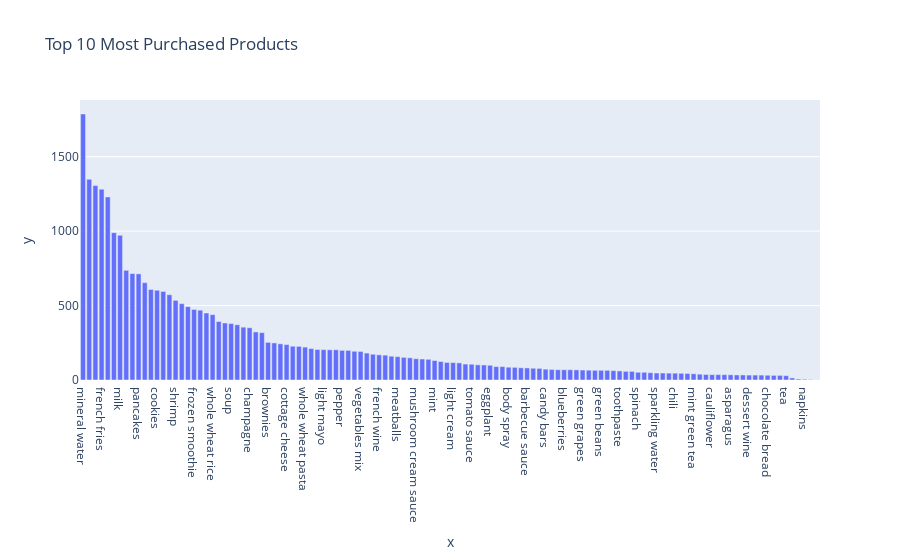

Notebook source saved alongside this figure:
### Code cell
# Since each row is a transaction, we can flatten the dataset to count product occurrences
all_products = data.stack().reset_index(drop=True)  # Stack to convert to a single column of products

# Drop any NaN values that might exist in the dataset
all_products = all_products.dropna()

# Step 3: Visualize basic patterns
import plotly.express as px

# Example: Count of purchases for each product
product_counts = all_products.value_counts()
fig = px.bar(product_counts[:10], x=product_counts.index, y=product_counts.values, title="Top 10 Most Purchased Products")
fig.show()

### Figure 1 — Plotly figure (JSON) as saved in the notebook; plotly's stock layout.template omitted (floating-point values rounded to 4 significant figures)
{"data": [{"alignmentgroup": "True", "hovertemplate": "x=%{x}<br>y=%{y}<extra></extra>", "legendgroup": "", "marker": {"color": "#636efa", "pattern": {"shape": ""}}, "name": "", "offsetgroup": "", "orientation": "v", "showlegend": false, "textposition": "auto", "type": "bar", "x": ["mineral water", "eggs", "spaghetti", "french fries", "chocolate", "green tea", "milk", "ground beef", "frozen vegetables", "pancakes", "burgers", "cake", "cookies", "escalope", "low fat yogurt", "shrimp", "tomatoes", "olive oil", "frozen smoothie", "turkey", "chicken", "whole wheat rice", "grated cheese", "cooking oil", "soup", "herb & pepper", "honey", "champagne", "fresh bread", "salmon", "brownies", "avocado", "hot dogs", "cottage cheese", "tomato juice", "butter", "whole wheat pasta", "red wine", "yogurt cake", "light mayo", "energy bar", "ham", "pepper", "energy drink", "cereals", "vegetables mix", "muffins", "oil", "french wine", "fresh tuna", "strawberries", "meatballs", "almonds", "parmesan cheese", "mushroom cream sauce", "rice", "protein bar", "mint", "white wine", "pasta", "light cream", "carrots", "black tea", "tomato sauce", "fromage blanc", "gums", "eggplant", "melons", "extra dark chocolate", "body spray", "yams", "magazines", "barbecue sauce", "cider", "nonfat milk", "candy bars", "zucchini", "salt", "blueberries", "whole weat flour", "flax seed", "green grapes", "antioxydant juice", "bacon", "green beans", "bug spray", "clothes accessories", "toothpaste", "strong cheese", "shallot", "spinach", "gluten free bar", "pet food", "sparkling water", "soda", "mayonnaise", "chili", "pickles", "burger sauce", "mint green tea", "hand protein bar", "shampoo", "cauliflower", "salad", "corn", "asparagus", "sandwich", "babies food", "dessert wine", "ketchup", "oatmeal", "chocolate bread", "mashed potato", "chutney", "tea", "bramble", "cream", "napkins", "water spray", " asparagus"], "xaxis": "x", "y": [1787, 1348, 1306, 1282, 1230, 990, 972, 737, 715, 713, 654, 608, 603, 595, 573, 535, 513, 493, 474, 469, 450, 439, 393, 383, 379, 371, 355, 351, 323, 318, 253, 249, 243, 238, 227, 226, 221, 211, 205, 204, 203, 203, 199, 199, 193, 192, 181, 173, 169, 167, 160, 157, 152, 149, 143, 141, 139, 131, 124, 118, 117, 115, 107, 106, 102, 101, 99, 90, 90, 86, 85, 82, 81, 79, 78, 73, 71, 69, 69, 69, 68, 67, 66, 65, 65, 65, 63, 61, 58, 58, 52, 52, 49, 47, 47, 46, 46, 45, 44, 42, 39, 37, 36, 36, 36, 35, 34, 34, 33, 33, 33, 32, 31, 31, 29, 14, 7, 5, 3, 1], "yaxis": "y"}], "layout": {"barmode": "relative", "legend": {"tracegroupgap": 0}, "title": {"text": "Top 10 Most Purchased Products"}, "xaxis": {"anchor": "y", "domain": [0, 1], "title": {"text": "x"}}, "yaxis": {"anchor": "x", "domain": [0, 1], "title": {"text": "y"}}}}
